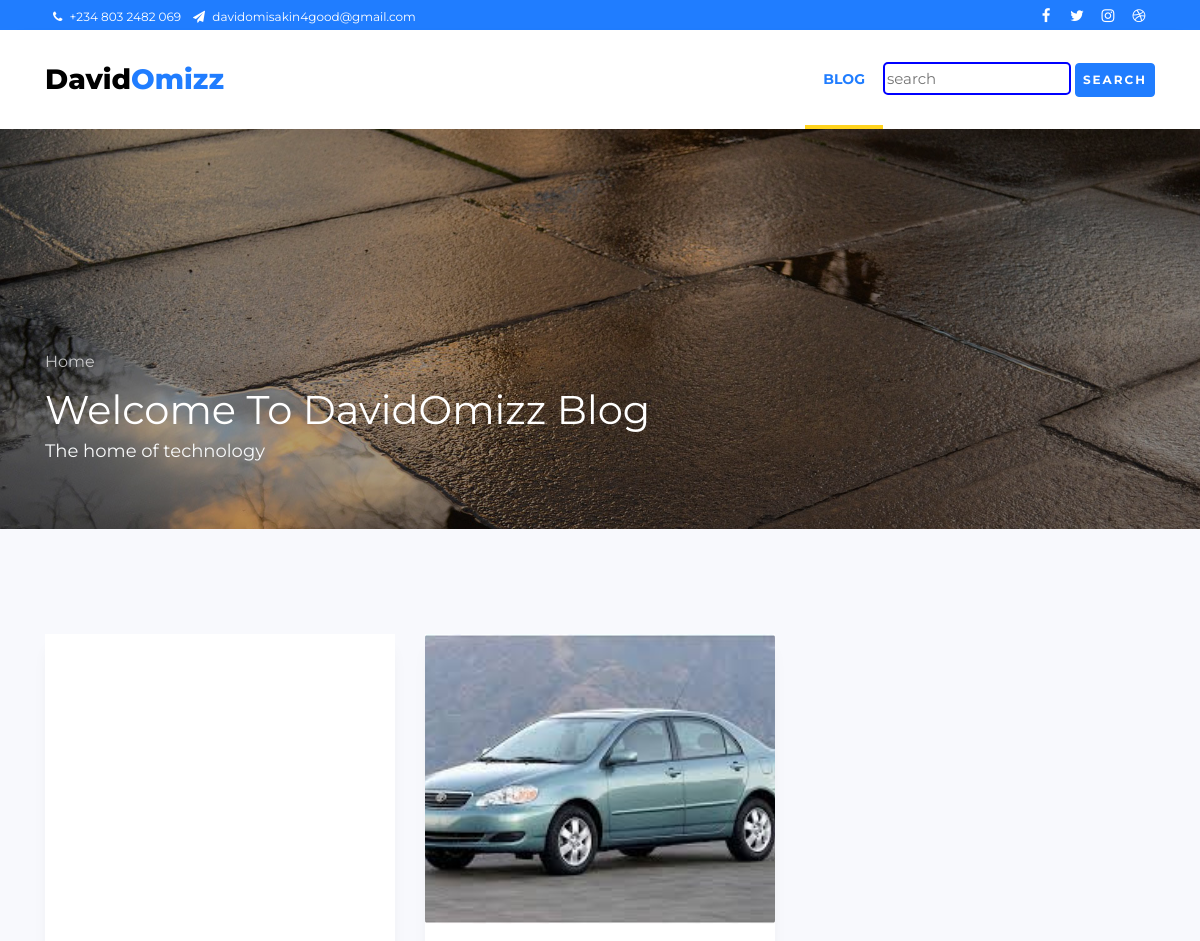
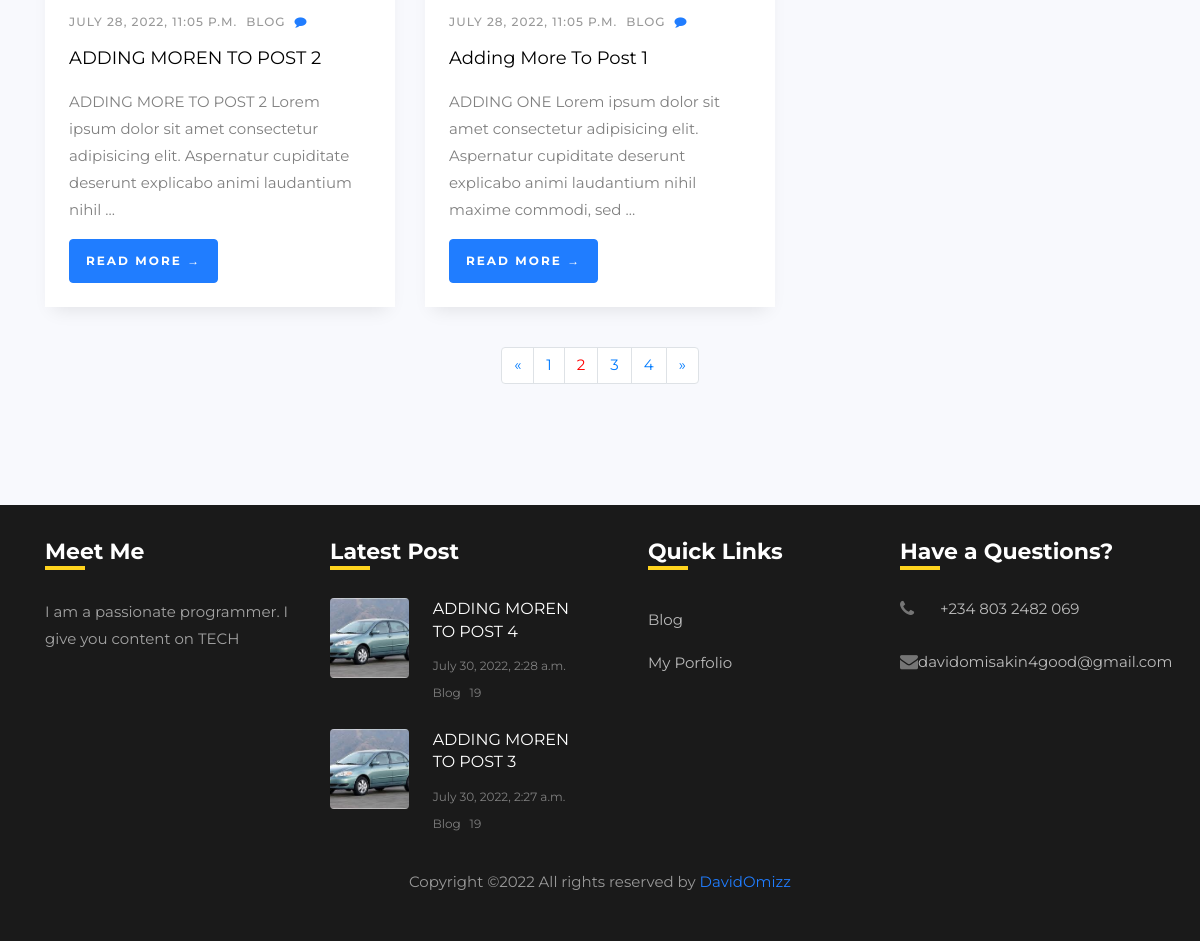
The app's page /?page=2, older data (2 pictures, top to bottom).
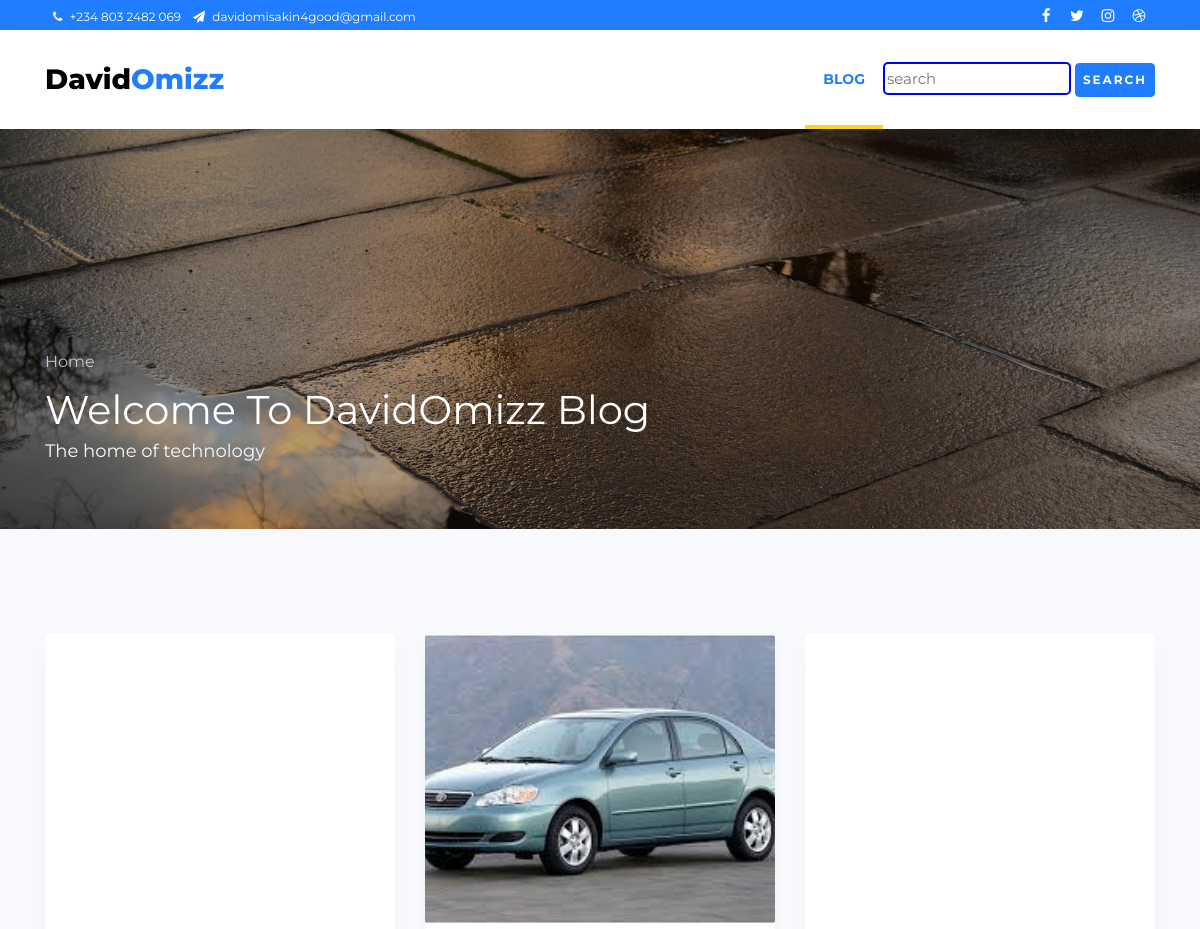
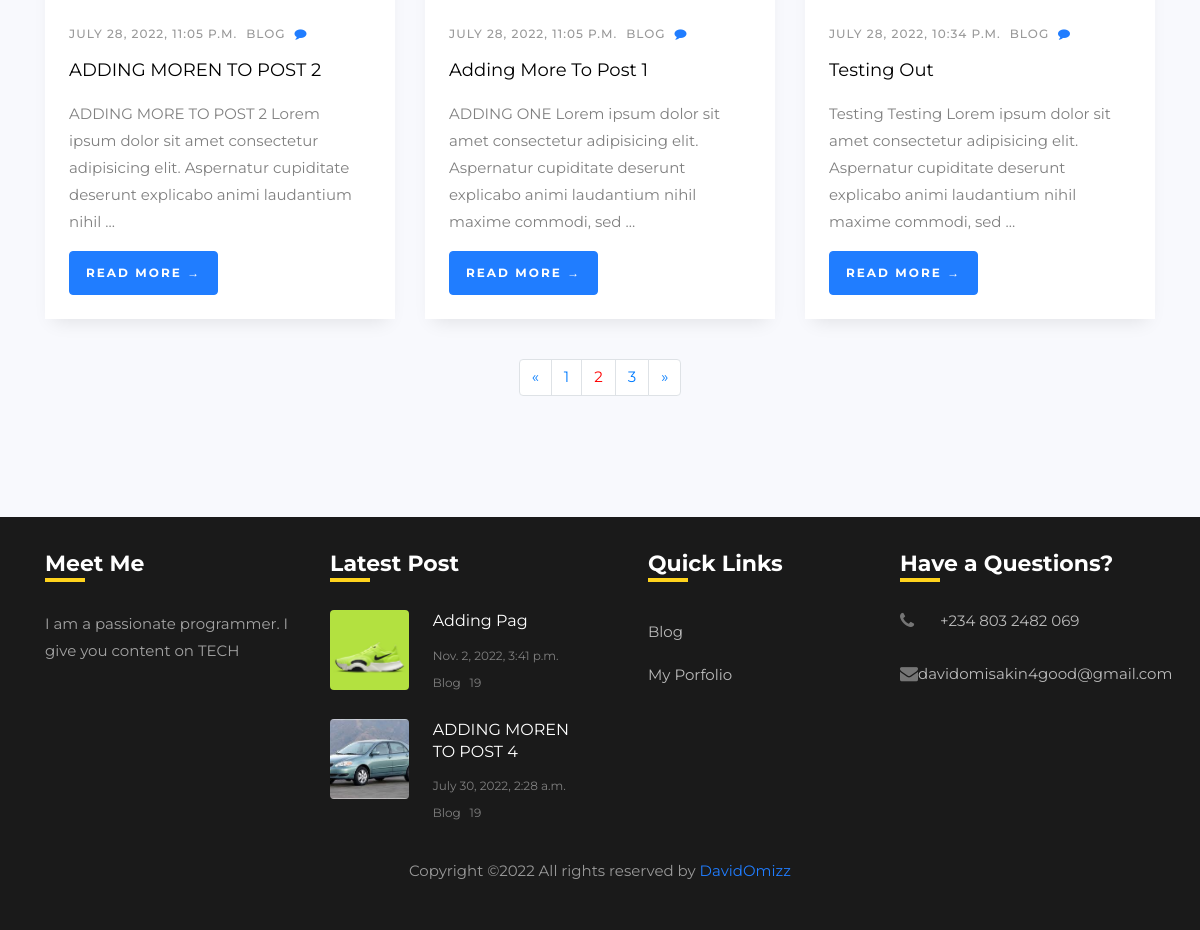
The same page, newer data (2 pictures, top to bottom).
### blog/models.py (models this page shows, shortened)
class Post(models.Model):
    title = models.CharField(max_length=300, unique=True)
    slug = models.SlugField(max_length=300, unique=True)
    author = models.ForeignKey(User, on_delete= models.CASCADE,related_name='blog_post')
    updated_on = models.DateTimeField(auto_now= True)
    content = models.TextField()
    created_on = models.DateTimeField(auto_now=True)
    status = models.IntegerField(choices=STATUS, default=0)
    image = models.ImageField()
    class Meta:
        ordering = ['-created_on']

### blog/views.py (the view)
# urls.py: path('', views.BlogList, name='home'),
def BlogList (request):
    template_name = 'blog.html'
    blog_list = Post.objects.all()
    blog_latest = Post.objects.filter(status=1).order_by('-created_on')[:2]
    page = request.GET.get('page', 1)
    x = blog_list.count()
    y = x/3
    paginator = Paginator(blog_list,y) # Show 25 contacts per page.]
    try:
        posts = paginator.page(page)
    except PageNotAnInteger:
        posts = paginator.page(1)
    except EmptyPage:
        posts = paginator.page(paginator.num_pages)
    return render(request, template_name, {"blog_list":blog_list, 'posts': posts, 'blog_latest':blog_latest})

### templates/blog.html (shortened to what this page needs)
{% extends 'base.html' %}
{% load static %}
{% block content %}
    <section class="ftco-section bg-light">
      <div class="container">
        <div class="row d-flex">
          {% if posts %}
          {% for a in posts %}
            <div class="col-md-4 d-flex ftco-animate">
              <div class="blog-entry align-self-stretch">
                <a href="{% url 'blog_single' a.slug  %}" class="block-20 rounded" style="background-image: url('{{ a.image.url }}');">
                </a>
                <div class="text p-4">
                  <div class="meta mb-2">
                    <div><a href="#">{{ a.created_on }}</a></div>
                    <div><a href="#">{{ a.author }}</a></div>
                    <div><a href="{% url 'blog_single' a.slug  %}" class="meta-chat"><span class="fa fa-comment"></span> </a>{{ comments.count }}</div>
                  </div>
                  <h3 class="heading"><a href="{% url 'blog_single' a.slug  %}">{{a.title}}</a></h3>
                  <p>{{a.content|truncatewords:20}}</p>
                  <a href="{% url 'blog_single' a.slug  %}" class="btn btn-primary">Read More &rarr;</a>
                </div>
              </div>
            </div>
          {% endfor %}
          {% endif %}
        </div>
      {% if posts.has_other_pages %}
      <nav>
        <ul class="pagination justify-content-center">
          {% if posts.has_previous %}
            <li class="page-item">
              <a class="page-link" href="?page={{ posts.previous_page_number }}" aria-label="Previous">
                <span aria-hidden="true">&laquo;</span>
              </a>
            </li>
          {% else %}
            <li class="page-item disabled">
                <span class="page-link" aria-hidden="true">&laquo;</span>
            </li>
          {% endif %}
          {% for p in posts.paginator.page_range %}
            {% if posts.number == p %}
              <li class="page-item"><a class="page-link" style="color: red;" href="#">{{ p }}</a></li>
            {% else %}
              <li class="page-item"><a class="page-link" href="?page={{ p }}">{{ p }}</a></li>
            {% endif %}
          {% endfor %}
          {% if posts.has_next %}
            <li class="page-item">
              <a class="page-link" href="?page={{ posts.next_page_number }}" aria-label="Next">
                <span aria-hidden="true">&raquo;</span>
              </a>
            </li>
          {% else %}
            <li class="page-item disabled">
              <span class="page-link" aria-hidden="true">&raquo;</span>
            </li>
          {% endif %}
      </ul>
      {% endif %}
      </div>
    </section>
{% endblock %}

### templates/base.html (shortened to what this page needs)
{% load static %}
<!DOCTYPE html>
<html lang="en">
  <head>
    <link rel="stylesheet" href="https://stackpath.bootstrapcdn.com/font-awesome/4.7.0/css/font-awesome.min.css">
    <link rel="stylesheet" href="{% static 'css/animate.css' %}">
    <link rel="stylesheet" href="{% static 'css/owl.carousel.min.css' %}">
    <link rel="stylesheet" href="{% static 'css/owl.theme.default.min.css' %}">
    <link rel="stylesheet" href="{% static 'css/magnific-popup.css' %}">
    <link rel="stylesheet" href="{% static 'css/bootstrap-datepicker.css' %}">
    <link rel="stylesheet" href="{% static 'css/jquery.timepicker.css' %}">
    <link rel="stylesheet" href="{% static 'css/flaticon.css' %}">
    <link rel="stylesheet" href="{% static 'css/style.css' %}">
  </head>
  <body>
    <div class="wrap">
			<div class="container">
				<div class="row">
					<div class="col-md-6 d-flex align-items-center">
						<p class="mb-0 phone pl-md-2">
							<a href="#" class="mr-2"><span class="fa fa-phone mr-1"></span> +234 803 2482 069</a>
							<a href="mailto:davidomisakin4good@gmail.com "><span class="fa fa-paper-plane mr-1"></span> davidomisakin4good@gmail.com</a>
						</p>
					</div>
					<div class="col-md-6 d-flex justify-content-md-end">
						<div class="social-media">
			    		<p class="mb-0 d-flex">
			    			<a href="#" class="d-flex align-items-center justify-content-center"><span class="fa fa-facebook"><i class="sr-only">Facebook</i></span></a>
			    			<a href="#" class="d-flex align-items-center justify-content-center"><span class="fa fa-twitter"><i class="sr-only">Twitter</i></span></a>
			    			<a href="#" class="d-flex align-items-center justify-content-center"><span class="fa fa-instagram"><i class="sr-only">Instagram</i></span></a>
			    			<a href="#" class="d-flex align-items-center justify-content-center"><span class="fa fa-dribbble"><i class="sr-only">Dribbble</i></span></a>
			    		</p>
		        </div>
					</div>
				</div>
			</div>
		</div>
		<nav class="navbar navbar-expand-lg navbar-dark ftco_navbar bg-dark ftco-navbar-light" id="ftco-navbar">
	    <div class="container">
	    	<a class="navbar-brand" href="{% url 'home' %}">David<span>Omizz</span></a>
	      <div class="collapse navbar-collapse" id="ftco-nav">
	        <ul class="navbar-nav ml-auto">
	          <li class="nav-item active"><a href="{% url 'home' %}" class="nav-link">Blog</a></li>
	        </ul>
          <form action="{% url 'search_blogs' %}" method="get">
            <input type="search" name="q" class="" style="border: 2px blue solid;border-radius: 5px; padding: px;" placeholder="search" aria-label="Search">
            <button class="btn btn-primary" type="submit" style="padding: 7px;">Search</button>
          </form>
	      </div>
	    </div>
	  </nav>
    <section class="hero-wrap hero-wrap-2" style="background-image: url('{% static 'images/bg_2.jpg' %} ');" data-stellar-background-ratio="0.5">
      <div class="overlay"></div>
      <div class="container">
        <div class="row no-gutters slider-text align-items-end">
          <div class="col-md-9 ftco-animate pb-5">
          	<p class="breadcrumbs mb-2"><span class="mr-2"><a href="{% url 'home' %}">Home </a></span>
            <h1 class="mb-0 bread">Welcome To DavidOmizz Blog</h1>
            <p class="text-light">The home of technology</p>
          </div>
        </div>
      </div>
    </section>
    {% block content %}
    {% endblock %}
    <footer class="footer">
			<div class="container">
				<div class="row">
					<div class="col-md-6 col-lg-3 mb-4 mb-md-0">
						<h2 class="footer-heading">Meet Me</h2>
						<p>I am a passionate programmer. I give you content on TECH</p>
						<ul class="ftco-footer-social p-0">
            </ul>
					</div>
					<div class="col-md-6 col-lg-3 mb-4 mb-md-0">
						<h2 class="footer-heading">Latest Post</h2>
            {% if blog_latest %}
            {% for bl in blog_latest %}
						<div class="block-21 mb-4 d-flex">
              <a class="img mr-4 rounded" style="background-image:url('{{bl.image.url}}');"></a>
              <div class="text">
                <h3 class="heading"><a href="#">{{ bl.title }}</a></h3>
                <div class="meta">
                  <div><a href="#">{{ bl.created_on }}</a></div>
                  <div><a href="#">{{ bl.author }}</a></div>
                  <div><a href="#">19</a></div>
                </div>
              </div>
            </div>
            {% endfor %}
            {% endif %}
					</div>
					<div class="col-md-6 col-lg-3 pl-lg-5 mb-4 mb-md-0">
						<h2 class="footer-heading">Quick Links</h2>
						<ul class="list-unstyled">
              <li><a href="#" class="py-2 d-block">Blog</a></li>
              <li><a href="#" class="py-2 d-block">My Porfolio</a></li>
            </ul>
					</div>
					<div class="col-md-6 col-lg-3 mb-4 mb-md-0">
						<h2 class="footer-heading">Have a Questions?</h2>
						<div class="block-23 mb-3">
              <ul>
                <li><a href="#"><span class="icon fa fa-phone"></span><span class="text">+234 803 2482 069</span></a></li>
                <li><a href="mailto:davidomisakin4good@gmail.com"><span class="icon fa fa-envelope"></span> <span class="text">davidomisakin4good@gmail.com</span></a></li>
              </ul>
            </div>
					</div>
				</div>
				<div class="row mt-2">
          <div class="col-md-12 text-center">
            <p class="copyright">
              Copyright &copy;<script>document.write(new Date().getFullYear());</script> All rights reserved by <a href="" target="_blank">DavidOmizz</a>
              </p>
          </div>
        </div>
			</div>
		</footer>
</body>
</html>

Row changes from the older to the newer data that the page shows:
no longer on this page (row unchanged): Post: image (picture), title "ADDING MOREN TO POST 3", created_on "July 30, 2022, 2:27 a.m.", author "Blog", shown under "Latest Post"
now on this page (row unchanged): Post: created_on "JULY 28, 2022, 10:34 P.M.", author "BLOG", title "Testing Out", content "Testing Testing Lorem ipsum dolor sit amet consectetur adipisicing elit. Aspernatur cupiditate deserunt explicabo animi laudantium nihil maxime commodi, sed …", shown under "Welcome To DavidOmizz Blog"
added Post: image (picture), title "Adding Pag", created_on "Nov. 2, 2022, 3:41 p.m.", author "Blog", shown under "Latest Post"
Text that changed along with them:
list line gone: "4"
